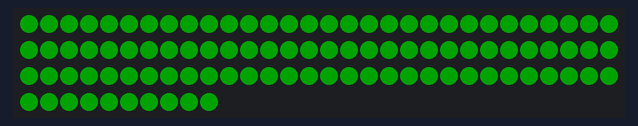
Recording of a sketch running on a simulated Arduino Uno, built with avr-gcc and run on an emulated ATmega328P. Parts: 100 RGB LEDs in strip order, left to right, continuing on the next row. Dim RGB values are drawn brighter than linear.

Above: at 0.1 s.

The sketch:

Solid_Red.ino
```cpp
#include <Adafruit_DotStar.h>
#define DATAPIN 10
#define CLOCKPIN 11
#define NUMPIXELS 100
Adafruit_DotStar strip = Adafruit_DotStar(
  NUMPIXELS, DATAPIN, CLOCKPIN, DOTSTAR_BRG);
void setup() {
  strip.begin();
  strip.show();
}

void loop() {
  strip.setBrightness(35);
  for (int i=0; i <= NUMPIXELS; i++){
    strip.setPixelColor(i, 0, 255, 0);
  }
  strip.show();
  delay(1);
}
```
